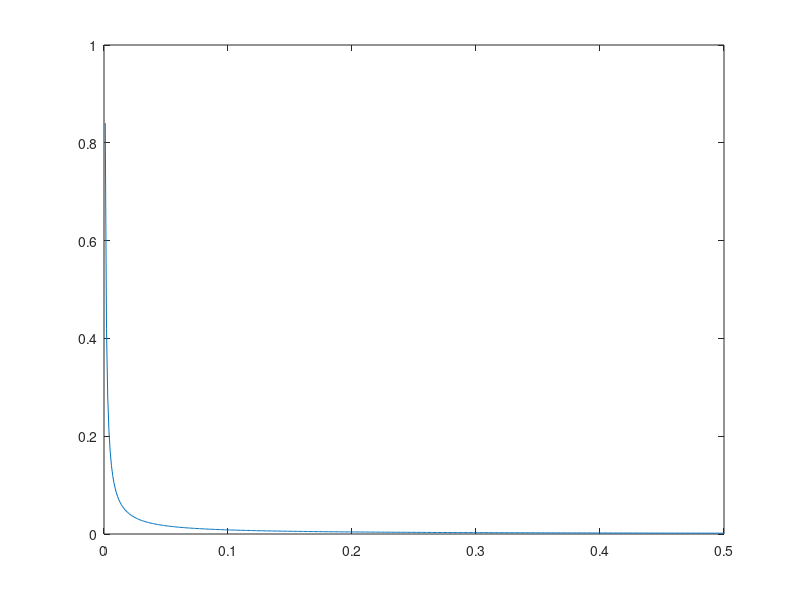

This chart was generated by the following MATLAB code: (Note: this script raises an error after producing the figure.)
%%%Project 1 Arjun Posarajah 
%%Optimal Design of Composite Sandwich Beams
%Student Number: 1004881737
%Last 7 digits: 4881737
%               tuvwxyz
pf= 1600+(30*48)
Ef= (40+81)*10^9
SigmaF= (200+(100*7))*10^6
pc= 20+(5*37)
SigmaC= (0.5+(6.5*((37/100)^1.5)))*10^6
Tc= (0.5+(4.5*((37/100)^1.5)))*10^6

%tbar=0:0.001:0.5;
cbar=0:0.001:0.5;


%CoreShear and Microbuckling 
tbar= Tc./(2*SigmaF.*cbar);
plot(cbar,tbar)
hold on

%%Elastic Indentation and Microbuckling 
fimplicit(@(cbar,tbar)((tbar.^2)+tbar+1)-(((pi^2)*Ef*(SigmaC^2))/(192*(SigmaF^3)*(cbar.^2))))

%Coreshear and Elastic Indentation 
fimplicit(@(cbar,tbar)((((pi^2)*Ef*(SigmaC^2))/(24*(Tc^3))).*(tbar.^3).*cbar)-(tbar.^2)-(2.*tbar)-1)
axis([0 0.03 0 0.3])
xlabel c/l
ylabel t/c
%hold off

%%Meshgrid system

% Create a 100x100 meshgrid
cbar = linspace(0, 0.3, 5000);
tbar = linspace(0, 0.3, 5000);
[X, Y] = meshgrid(cbar, tbar);

% Define three equations
cs= ((2*Tc)/SigmaF).*(X)+((2*Tc)/SigmaF).*X.*Y;
mb= 4*(X.^2).*Y+4.*(Y.^2).*(X.^2);
ei=(1/SigmaF).*(Y.*X).*(((((pi^2)*Ef*(SigmaC^2))/3).*X.*(1+Y)).^(1/3));

index = zeros(5000);

for i=1:5000
    for j=1:5000
        if cs(i,j)<mb(i,j) && cs(i,j)<ei(i,j)
            index(i,j)=1;
        elseif mb(i,j)<cs(i,j) && mb(i,j)<ei(i,j)
                index(i,j)=2;
        else 
                    index(i,j)=3;
                
          end 
     end
end 

contourf(X,Y,index)
        
A=(pc/pf);
B=5.23*10^-11;
C=4.33*10^-11;

%wrongelasticindentation%fimplicit(@(cbar,tbar)2*tbar+A-((2*cbar*(((cbar^4)*(tbar^3)*((B*tbar)+B))^(2/3)))/((cbar^4)*(tbar^2)*(B*tbar+C))*((cbar^3)*(tbar^3)*((B*tbar)+B))/((((cbar^4)*(tbar^3)*(C*tbar-C)))^(2/3))))
        
%fimplicit(@(cbar,tbar)-tbar-0.067+(tbar.*((1.149*10^8).*((cbar.*(1+tbar)).^(1/3))+(3.83*10^7)*(((1+tbar)/(cbar.^2))^(1/3)).*cbar))/((1.149*10^8)*((cbar.*(1+tbar))^(1/3))+(3.83*10^7)*((cbar/((tbar+1)^2))^(1/3)).*tbar))

fimplicit(@(cbar,tbar)(8*(tbar)+(8.*(tbar^2))/(4+(8.*tbar)))-tbar-(pc/pf))
y=0.116;
yline(0.116)
hold off


        
    